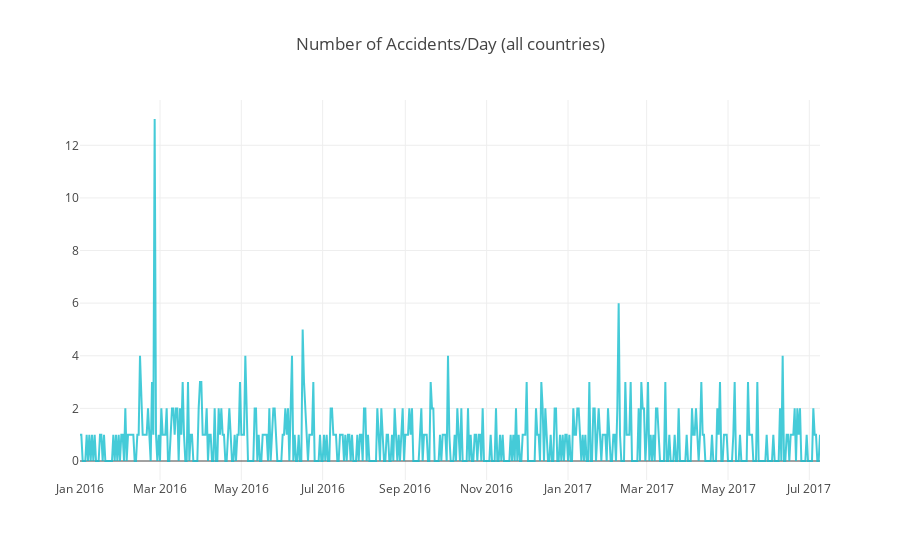

This figure's notebook cell:
### Code cell
df = data
df = df.Countries.resample('24H').count()

trace_high = go.Scatter(
                x=df.index,
                y=df,
                name = "AAPL High",
                line = dict(color = '#17BECF'),
                opacity = 0.8)

dados= [trace_high]

layout = dict(
    title = "Number of Accidents/Day (all countries)",

)

fig = dict(data=dados, layout=layout)
iplot(fig, filename = "Manually Set Range")

### Figure 1 — Plotly figure (JSON) as saved in the notebook; plotly's stock layout.template omitted (floating-point values rounded to 4 significant figures; data arrays with more than 128 entries replaced by an {"elided": "..."} marker saying what was removed)
{"data": [{"type": "scatter", "x": {"elided": "556 str values"}, "y": {"elided": "556 int values"}, "name": "AAPL High", "line": {"color": "#17BECF"}, "opacity": 0.8}], "layout": {"title": {"text": "Number of Accidents/Day (all countries)"}, "xaxis": {"type": "date", "range": ["2016-01-01", "2017-07-09"], "autorange": true}, "yaxis": {"type": "linear", "range": [-0.7222, 13.72], "autorange": true}, "autosize": true}}
